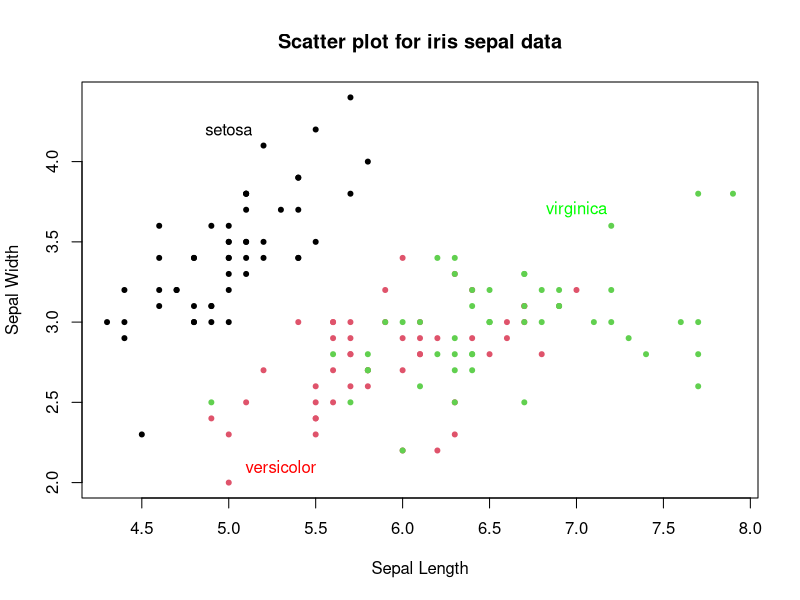
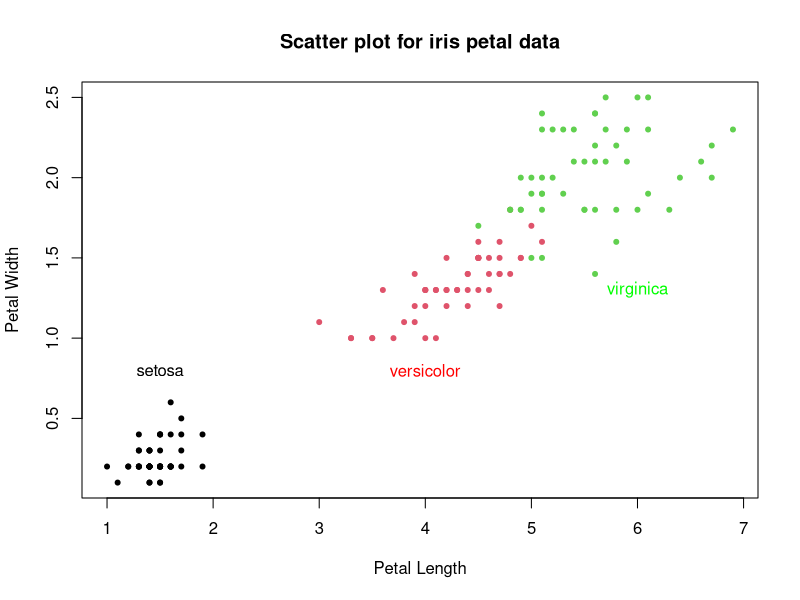
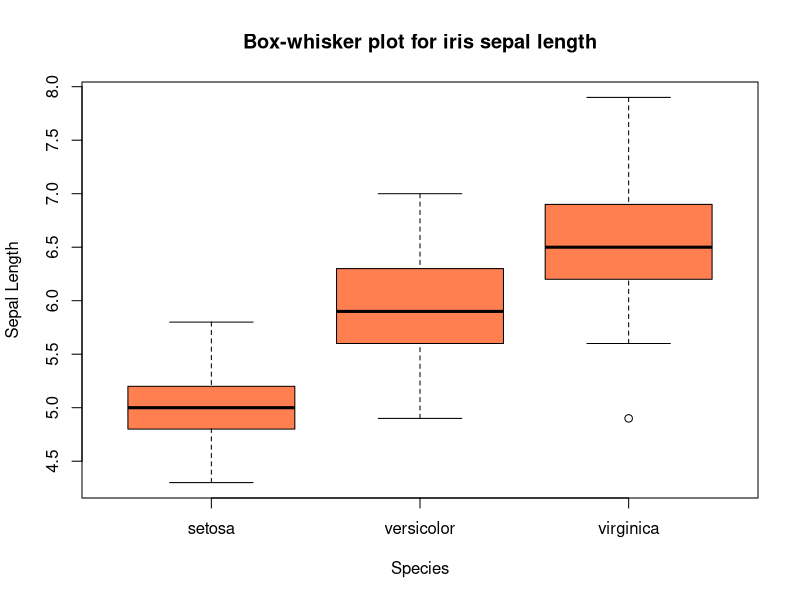
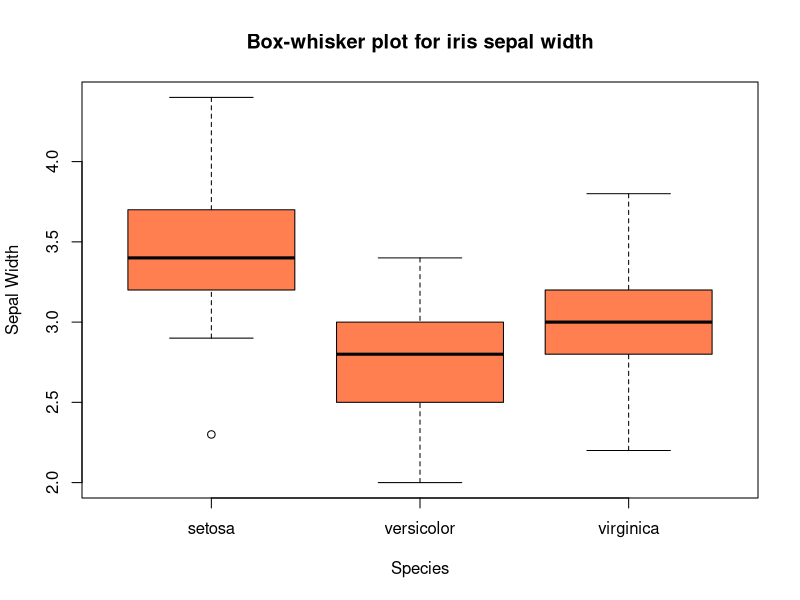
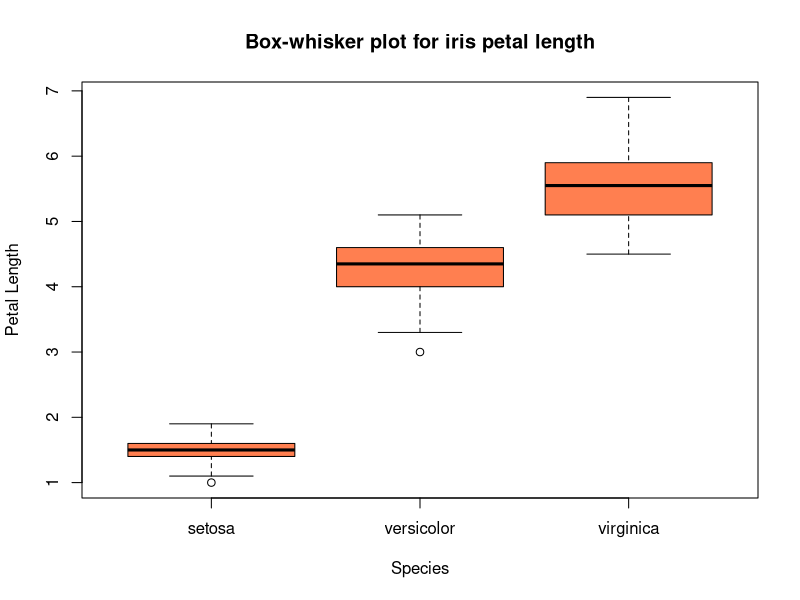
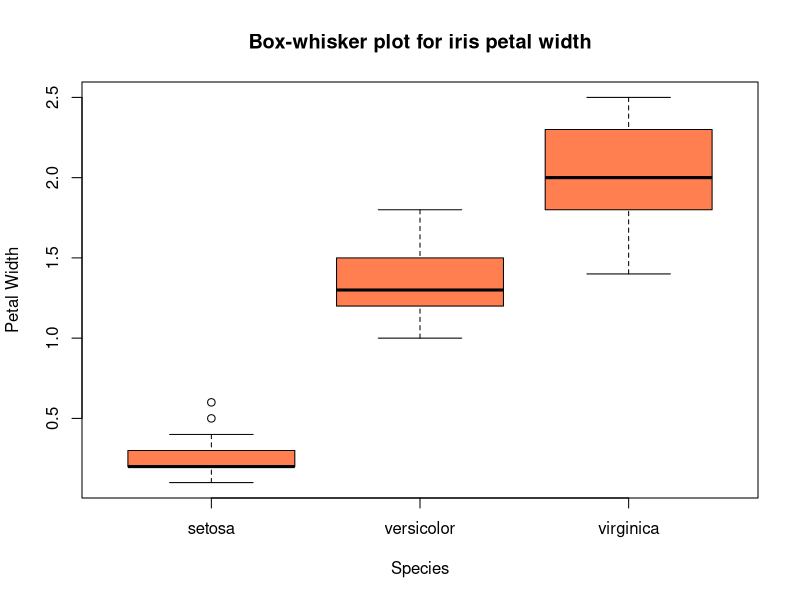

The R source for these figures, in order:
# iris sepal scatter plot
pdf("scatter_plot1.pdf", height=6, width=6)
plot(iris$Sepal.Length, iris$Sepal.Width, col = iris$Species, xlab = 'Sepal Length', ylab = 'Sepal Width', main = 'Scatter plot for iris sepal data', pch = 20)
text(5, 4.2, "setosa", col = 'black')
text(5.3, 2.1, "versicolor", col = 'red')
text(7, 3.7, "virginica", col = 'green')
dev.off() 

# iris petal scatter plot
pdf("scatter_plot2.pdf", height=6, width=6)
plot(iris$Petal.Length, iris$Petal.Width, col = iris$Species, xlab = 'Petal Length', ylab = 'Petal Width', main = 'Scatter plot for iris petal data', pch = 20)
text(1.5, 0.8, "setosa", col = 'black')
text(4, 0.8, "versicolor", col = 'red')
text(6, 1.3, "virginica", col = 'green')
dev.off()

# iris sepal length box-whisker plot
pdf("box_whisker_plot1.pdf", height=6, width=6)
boxplot(Sepal.Length ~ Species, col = 'coral', xlab = 'Species', ylab = 'Sepal Length', main = 'Box-whisker plot for iris sepal length', data = iris)
dev.off()

# iris sepal width box-whisker plot
pdf("box_whisker_plot2.pdf", height=6, width=6)
boxplot(Sepal.Width ~ Species, col = 'coral', xlab = 'Species', ylab = 'Sepal Width', main = 'Box-whisker plot for iris sepal width', data = iris)
dev.off()

# iris petal length box-whisker plot
pdf("box_whisker_plot3.pdf", height=6, width=6)
boxplot(Petal.Length ~ Species, col = 'coral', xlab = 'Species', ylab = 'Petal Length', main = 'Box-whisker plot for iris petal length', data = iris)
dev.off()

# iris petal width box-whisker plot
pdf("box_whisker_plot4.pdf", height=6, width=6)
boxplot(Petal.Width ~ Species, col = 'coral', xlab = 'Species', ylab = 'Petal Width', main = 'Box-whisker plot for iris petal width', data = iris)
dev.off()

# generate latex table from iris dataset
library(xtable)
options(xtable.floating = FALSE)
options(xtable.timestamp = "")

data(iris)
xtable(head(iris, 16))